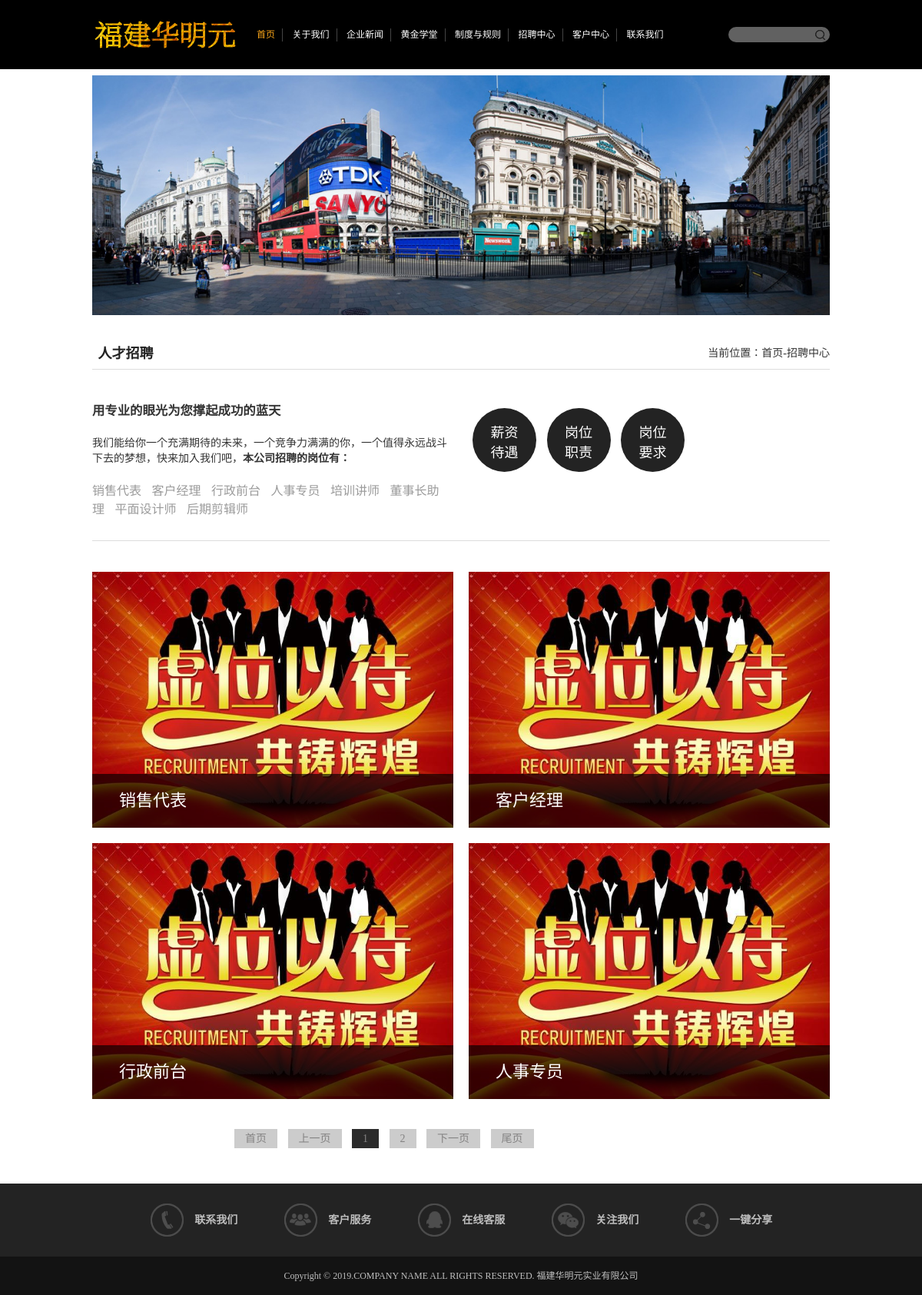
Page /recruit/ on the committed database.
### apps/recruit/models.py (models this page shows, shortened)
class Recruit(models.Model):
    title = models.CharField(max_length=20,verbose_name="招聘岗位",help_text="招聘岗位")
    author = models.CharField(max_length=20,verbose_name="发布人",help_text="发布人")
    salary = models.CharField(max_length=20,verbose_name="薪资待遇",help_text="薪资待遇")
    responsibilities = RichTextUploadingField(verbose_name="岗位要求", help_text="岗位要求")
    content = RichTextUploadingField(verbose_name="岗位职责", help_text="岗位职责")
    created_time = models.DateTimeField(auto_now_add=True, verbose_name="发布时间", help_text="发布时间")
    img_url = models.ImageField(upload_to='recruit', default="", blank=True)  # upload_to指定图片上传的途径，如果不存在则自动创建
    class Meta:
        ordering = ["id",'-created_time']
        db_table = "tb_recruit"  # 指明数据库表名
        verbose_name = "招聘中心"  # 在admin站点中显示的名称
        verbose_name_plural = verbose_name  # 显示的复数名称

### apps/recruit/views.py (the view)
# urls.py: path('', views.recruit, name="recruit"),
def recruit(request):
    positions_all_list = Recruit.objects.all()
    paginator = Paginator(positions_all_list, 4)
    page_num = request.GET.get('page', 1)
    page_of_news = paginator.get_page(page_num)
    positions = page_of_news.object_list
    currentr_page_num = page_of_news.number
    page_range = [x for x in range(int(currentr_page_num) - 2, int(currentr_page_num) + 3) if
                  0 < x <= paginator.num_pages]
    return render(request,"recruit/recruit.html",locals())

### templates/recruit/recruit.html (shortened to what this page needs)
{% extends "index/base.html" %}
{% block banner %}
<div class="banner banner_s"><img src="../../static/upload/banner_a.jpg" alt="招聘中心"/></div>
{% endblock %}
{% block main %}
<div class="space_hx">&nbsp;</div>
<div class="scd clearfix">
	<div class="scd_top">
    	<div class="s_nav">
        	<a href="javascript:void(0);"><span>人才招聘</span></a>
        </div>
        <div class="pst">
        	当前位置：<a href="/">首页</a>-<a href="javascript:void(0);">招聘中心</a>
        </div>
    </div>
    <div class="join clearfix">
    	<dl class="join_a clearfix">
        	<dt>
            	<div class="title"><h3>用专业的眼光为您撑起成功的蓝天</h3></div>
                <div class="des">
                    <p>我们能给你一个充满期待的未来，一个竞争力满满的你，一个值得永远战斗下去的梦想，快来加入我们吧，<b>本公司招聘的岗位有：</b></p>
                <div class="space_hx">&nbsp;</div>
                    {% for position in positions_all_list %}
                        <a class="recruit" href="{% url 'recruit_d' position.id %}" target="_blank">{{ position.title }}</a>
                    {% endfor %}
                </div>
            </dt>
            <dd>
            	<a href="javascript:void(0);"><span>薪资待遇</span></a>
                <a href="javascript:void(0);"><span>岗位职责</span></a>
                <a href="javascript:void(0);"><span>岗位要求</span></a>
            </dd>
        </dl>
        <div class="space_hx">&nbsp;</div>
        <ul class="join_d clearfix">
            {% for position in positions %}
        	    <li>
            	<a href="{% url 'recruit_d' position.id %}" target="_blank">
                    {% if position.img_url.url != "" %}
                	    <div class="tu"><img src="{{ position.img_url.url }}" alt="{{ position.title }}"/></div>
                    {% else %}
                        <div class="tu"><img src="../../static/upload/zhaopin1.png" alt="{{ position.title }}"/></div>
                    {% endif %}
                    <div class="wen">
                    	<div class="title">{{ position.title }}</div>
                    </div>
                </a>
            </li>
            {% endfor %}
        </ul>
        <div class="space_hx">&nbsp;</div>
        <div class="fenye_box">
            <a href="?page=1">首页</a>
                {% if page_of_news.has_previous %}
                    <a href="?page={{ page_of_news.previous_page_number }}" aria-label="Previous">上一页</a>
                {% else %}
                    <a aria-hidden="true">上一页</a>
                {% endif %}
                {% for page_num in page_range %}
                    {% if page_num == page_of_news.number %}
                        <a  class="on" style="background-color: #2b2b2b">{{ page_num }}</a>
                    {% else %}
                        <a href="?page={{ page_num }}">{{ page_num }}</a>
                    {% endif %}
                {% endfor %}
                {% if page_of_news.has_next %}
                    <a href="?page={{ page_of_news.next_page_number }}" aria-label="Next">下一页</a>
                {% else %}
                    <a aria-hidden="true">下一页</a>
                {% endif %}
               <a href="?page={{ paginator.num_pages }}">尾页</a>
        </div>
    </div>
</div>
{% endblock %}

### static/css/thems.css (style rules this page uses)
body { font-family:"Microsoft Yahei";font-size:14px;color:#333; padding:0; margin:0; }
a { color:#333; }
div { -webkit-transition: all .3s ease-in-out 0s;-moz-transition: all .3s ease-in-out 0s;-ms-transition: all .3s ease-in-out 0s;-o-transition: all .3s ease-in-out 0s;transition: all .3s ease-in-out 0s; }
.banner { width:1170px; margin:0px auto; margin-top:8px; }
.banner_s img { width:100%; height:auto; vertical-align:top; }
.scd { width:1170px; margin:0px auto; padding:10px 0 20px; }
.scd .scd_top { width:100%; height:40px; line-height:40px; border-bottom:1px solid #ddd; position:relative; text-align:left; }
.scd .scd_top span { display:inline-block; *display:inline; zoom:1; height:40px; line-height:40px; padding-right:20px; font-size:20px; color:#232323; font-weight:bold; border-bottom:3px solid #232323; position:absolute; left:0; top:0; z-index:99; }
.scd .scd_top .s_nav { width:70%; text-align:left; height:40px; line-height:40px; }
.scd .scd_top .s_nav a { display:inline-block; *display:inline; zoom:1; width:87px; text-align:center; margin-right:30px; height:40px; line-height:40px; position:relative; white-space:nowrap; }
.scd .scd_top .s_nav a span { width:100%; height:40px; line-height:40px; font-size:18px; color:#232323; padding-right:0; border:0; }
.scd .scd_top .pst { width:50%; height:40px; line-height:40px; text-align:right; position:absolute; right:0; top:0; font-size:14px; }
.join { width:100%; padding:20px 0 10px; }
.join .join_a { width:100%; padding-bottom:30px; border-bottom:1px solid #ddd; }
.join_a dt { width:540px; float:left; text-align:left; font-size:14px; color:#333333; }
.join_a dt .title { width:100%; padding:20px 0; font-weight:bold; }
.join_a dd { width:540px; float:right; text-align:left; padding-top:30px; }
.join_a dd a { display:inline-block; *display:inline; zoom:1; width:83px; height:83px; background:#232323; border-radius:100px; -moz-border-radius:100px; -webkit-border-radius:100px; text-align:center; vertical-align:top; margin-bottom:20px;transition: 0.7s;-moz-transition: 0.7s;-webkit-transition: 0.7s;-o-transition: 0.7s; margin-right:10px; }
.join_a dd a span { display:inline-block; *display:inline; zoom:1; width:40px; font-size:18px; color:#FFF; vertical-align:top; margin-top:17px; }
.join_d { width:100%; margin-top:20px; }
.join_d li { width:575px; float:left; margin-right:20px; position:relative; margin-bottom:20px; overflow:hidden; }
.join_d li .tu,.join_d li .tu img { width:575px; height:408px; vertical-align:top; }
.join_d li .wen { width:100%; height:100%; position:absolute; left:0; z-index:99; background:url(../images/bg_a.png) repeat; color:#FFF;transition: 0.7s;-moz-transition: 0.7s;-webkit-transition: 0.7s;-o-transition: 0.7s; top:320px; }
.join_d li .wen .title { width:485px; height:90px; line-height:90px; margin:0px auto; text-align:left; white-space:nowrap; overflow:hidden; text-overflow:ellipsis; font-size:22px; }
.fenye_box { width:600px; margin:0 auto 20px; }
.fenye_box a { color:#848383; font-size:14px; padding:5px 14px; background:#CCC; margin:0 5px }
.recruit { margin-right:10px;color: #9B9B9B;font-size: 16px; }

### static/css/responsive.css (style rules this page uses)
@media screen and (max-width:1200px) { .header .head,.banner,.i_ma,.i_mb,.friend,.fn_bg .f_nav,.scd { width:960px; } }
@media screen and (max-width:1200px) { .join_a dd,.join_a dt,.news .news_l,.news .news_r,.mainPhoto,.mainPhoto .go li { width:465px; } }
@media screen and (max-width:1200px) { .join_d li { width:470px; } }
@media screen and (max-width:1200px) { .join_d li .tu,.join_d li .tu img { width:470px; height:333px; } }
@media screen and (max-width:1200px) { .join_d li .wen { top:263px; } }
@media screen and (max-width:1200px) { .join_d li .wen .title { width:400px; height:70px; line-height:70px; } }

### rows in the picture
Recruit: title "销售代表", img_url (picture)
Recruit: title "客户经理", img_url (picture)
Recruit: title "行政前台", img_url (picture)
Recruit: title "人事专员", img_url (picture)
Recruit: title "培训讲师"
Recruit: title "董事长助理"
Recruit: title "平面设计师"
Recruit: title "后期剪辑师"

### other values in the picture
{{ page_num }} "1"
{{ page_num }} "2"
